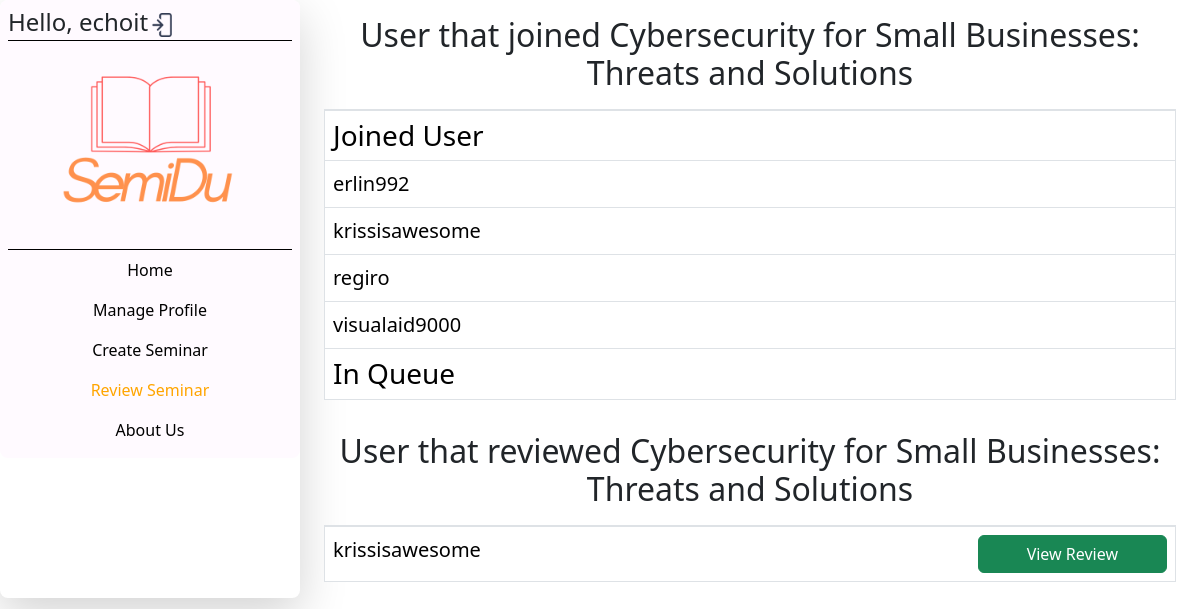
Screenshot of /orgaSeminar/20/ (signed in) with the database file from the repository.
### semidu/models.py (models this page shows, shortened)
class seminar(models.Model):
    seminar_name = models.CharField(max_length=225, null=True)
    seminar_purpose = models.CharField(max_length=225, null=True)
    amount_peoples = models.IntegerField(null=True)
    joined_user = models.IntegerField(default=0, blank=True)
    seminar_contact = models.CharField(max_length=225, null=True)
    seminar_req = models.CharField(max_length=225, null=True)
    semiUser = models.ForeignKey(User, null=True, on_delete= models.SET_NULL)

class receipt(models.Model):
    receiptInfo = models.CharField(max_length=225, null=True)
    semUs = models.ForeignKey(User, null=True, on_delete= models.SET_NULL)
    semInfo = models.ForeignKey(seminar, null=True, on_delete= models.SET_NULL)
    qrCD = models.ImageField(upload_to='qrCD', blank=True)

class review(models.Model):
    revUser = models.ForeignKey(User, null=True, on_delete= models.SET_NULL)
    semiRevInfo = models.ForeignKey(seminar, null=True, on_delete= models.SET_NULL)
    ratings = models.IntegerField(null=True)
    feedback = models.TextField(null=True)

### semidu/views.py (the view)
# urls.py: path('orgaSeminar/<str:orgaID>/', views.organizerDash, name = 'orgaSeminar'),
@login_required(login_url="/landPage")
def organizerDash(request, orgaID):
    semiOID = seminar.objects.get(id=orgaID)
    loReview = semiOID.review_set.all()
    pendList = semiOID.seminarq_set.all()
    orgaPage = Paginator(semiOID.receipt_set.all(), 8)
    oPage = request.GET.get('page')
    loUser = orgaPage.get_page(oPage)
    context = {
        'pageload': semiOID, 'user_list': loUser,
        'review_list': loReview, 'queue_list': pendList,
    }
    return render(request, "ManageReview/seminarManage.html", context)

### templates/ManageReview/seminarManage.html (shortened to what this page needs)
<!DOCTYPE html>
{% load static %}
<html lang="en">
<head>
    <link rel="stylesheet" href="{% static "css/textbut.css" %}">
    <link rel="stylesheet" href="{% static "css/userRev.css" %}">
    {% load bootstrap5 %}
    {% bootstrap_css %}
</head>
<body>
  <div class="container-fluid">
    <div class="row">
      <nav class="col-3 sidebar shadow-lg rounded-3 p-0" style="width: 300px;">
        <div class="flex-column flex-shrink-0 p-2 rounded-3 sidebg" style="width: 300px;">
          <h4 class="border-black border-bottom">Hello, {{user.username}}<a href="/signOut"><img src="{% static 'img/so.png' %}" width="30" height="30"></a></h4>
          <a href="/" class="d-flex border-bottom border-black" >
            <img src="{% static 'img/SemiDu.png' %}" width="200" height="200" class="d-block mx-auto">
          </a>
          <ul class="nav flex-column mb-auto">
            <li>
              <a href="/" class="nav-link text-black text-center">
                Home
              </a>
            </li>
            <li>
              <a href="/manageprof" class="nav-link text-center text-black">
                Manage Profile
              </a>
            </li>
            <li>
              <a href="/manageseminar" class="nav-link text-center text-black">
                Create Seminar
              </a>
            </li>
            <li class="nav-item">
              <a href="/reviewDash" class="nav-link active text-center">
                Review Seminar
              </a>
            </li>
            <li>
              <a href="#Coming Soon" class="nav-link text-center text-black">
                About Us
              </a>
            </li>
          </ul>
        </div>
      </nav>
      <main class="col-md-9 px-md-4">
        <div class="pt-md-3 pb-md-2 border-bottom">
          <h2 class="tcenter">User that joined {{pageload.seminar_name}}</h2>
        </div>
        <div class="table-responsive-md rounded-2">
          <table class="table table-bordered bg-light">
            <tbody>
              <tr><td class="h3 text-break">Joined User</td></tr>
              {% for instance in user_list %}
              <tr>
                <td class="fs-5 text-break">{{instance.semUs.username}}</td>
              </tr>
              {% endfor %}
              {% if pageload.seminar_req == "Pay-to-enter" %}
              <tr><td class="h3 text-break">In Queue</td></tr>
              {% endif %}
            </tbody>
          </table>
          <div class="pt-md-3 pb-md-2 border-bottom">
            <h2 class="tcenter">User that reviewed {{pageload.seminar_name}}</h2>
          </div>
          <table class="table table-bordered bg-light">
            <tbody>
              {% for instance in review_list %}
              <tr>
                <td class="fs-5 text-break">{{instance.revUser.username}}<button class="btn btn-success px-5 float-end">
                  <a href="{% url 'orgaUserRev' instance.id %}" class="text-decoration-none text-white">View Review</a>
                </button></td>
              </tr>
              {% endfor %}
            </tbody>
          </table>
        </div>
      </main>
    </div>
  </div>
</body>
</html>

### static/css/userRev.css (style rules this page uses)
.nav-item .nav-link.active { color: orange; }
.sidebg { background-color: rgb(255, 250, 255); }
.tcenter { text-align: center; }

### rows the page displays
seminar: seminar_name "Cybersecurity for Small Businesses: Threats and Solutions"
receipt: semUs.username "erlin992"
receipt: semUs.username "krissisawesome"
receipt: semUs.username "regiro"
receipt: semUs.username "visualaid9000"
review: revUser.username "krissisawesome"

### other values shown
{{ user.username }} "echoit"
